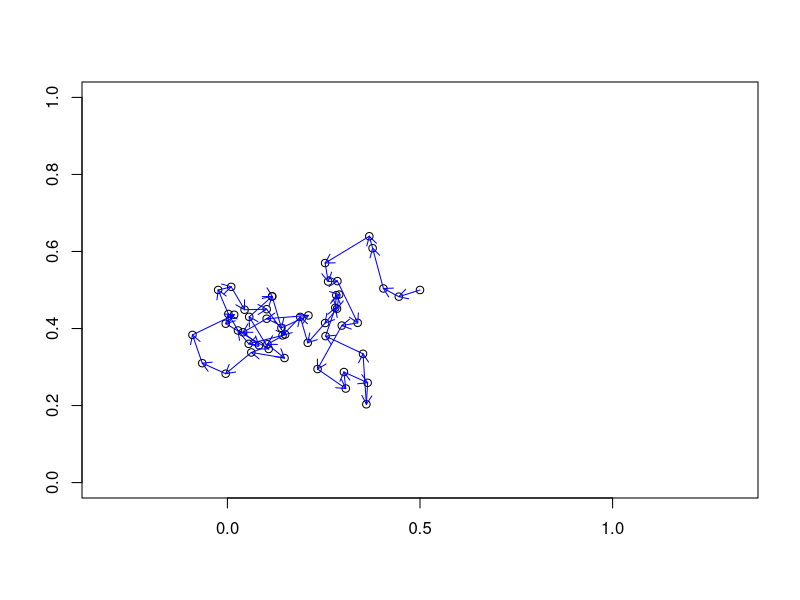

Write the R code that produced this figure.
## ---- chunk 1
#| label: rw-simple-code
#| echo: TRUE
#| attr-source: 'style="font-size: 0.9em;"'

T <- 50
u <- matrix(NA, nrow=T, ncol=2)
u[1,] <- c(0.5,0.5)
for(t in 2:T) {
  u[t,] <- u[t-1,] + rnorm(n=2, mean=c(0,0), sd=0.05)
  # Equivalent to line above
  ## u[t,] <- rnorm(n=2, mean=u[t-1,], sd=0.1)  
}
## ---- chunk 2
#| label: rw-simple-plot
#| echo: TRUE
#| fig-width: 7
#| fig.align: center
plot(u, asp=1, xlim=c(0,1), ylim=c(0,1),
     xlab="", ylab="")
arrows(u[1:49,1], u[1:49,2],
       u[2:50,1], u[2:50,2], length=0.1, col="blue")
